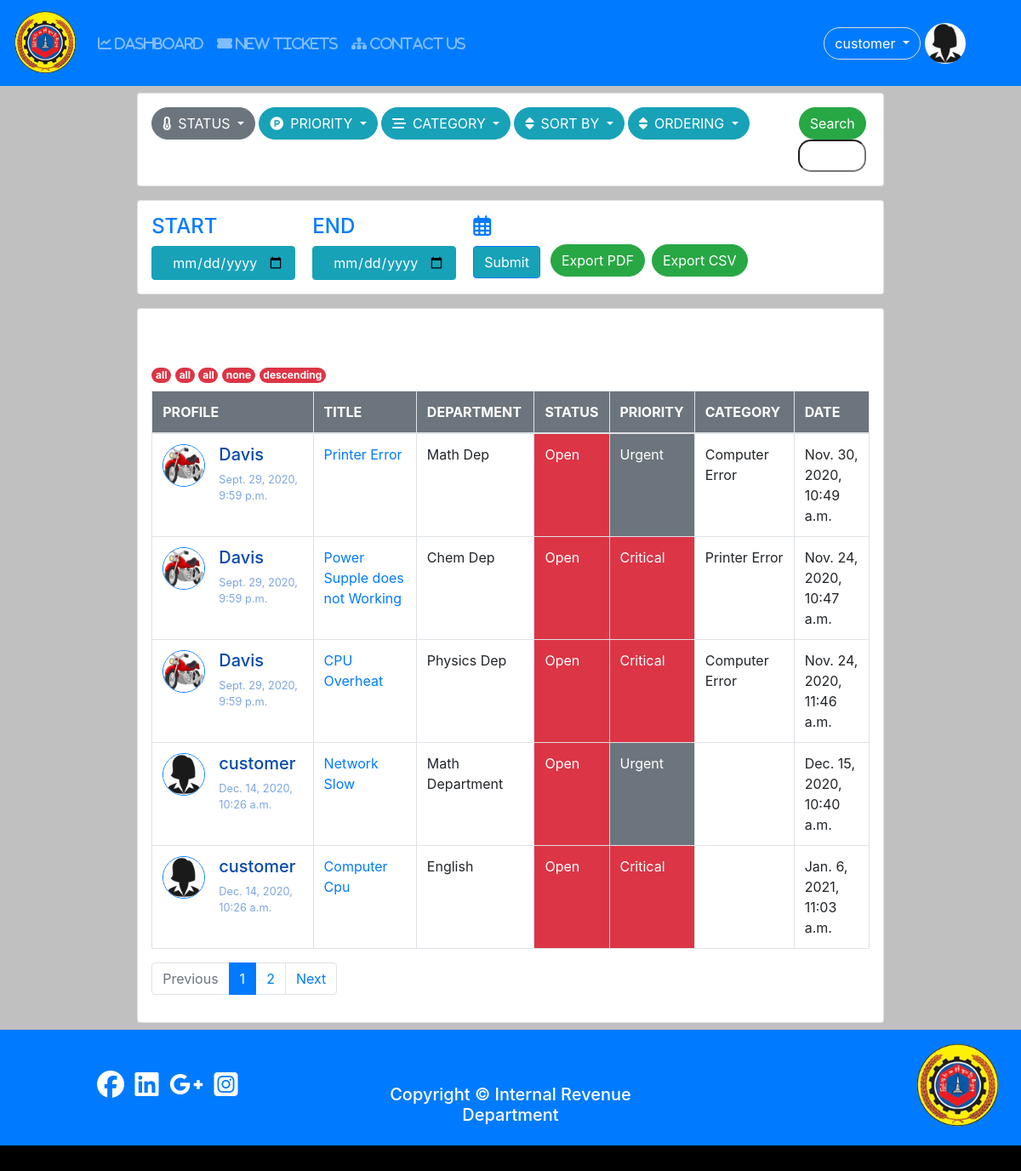
Page /tickets (signed in) on the earlier database version.
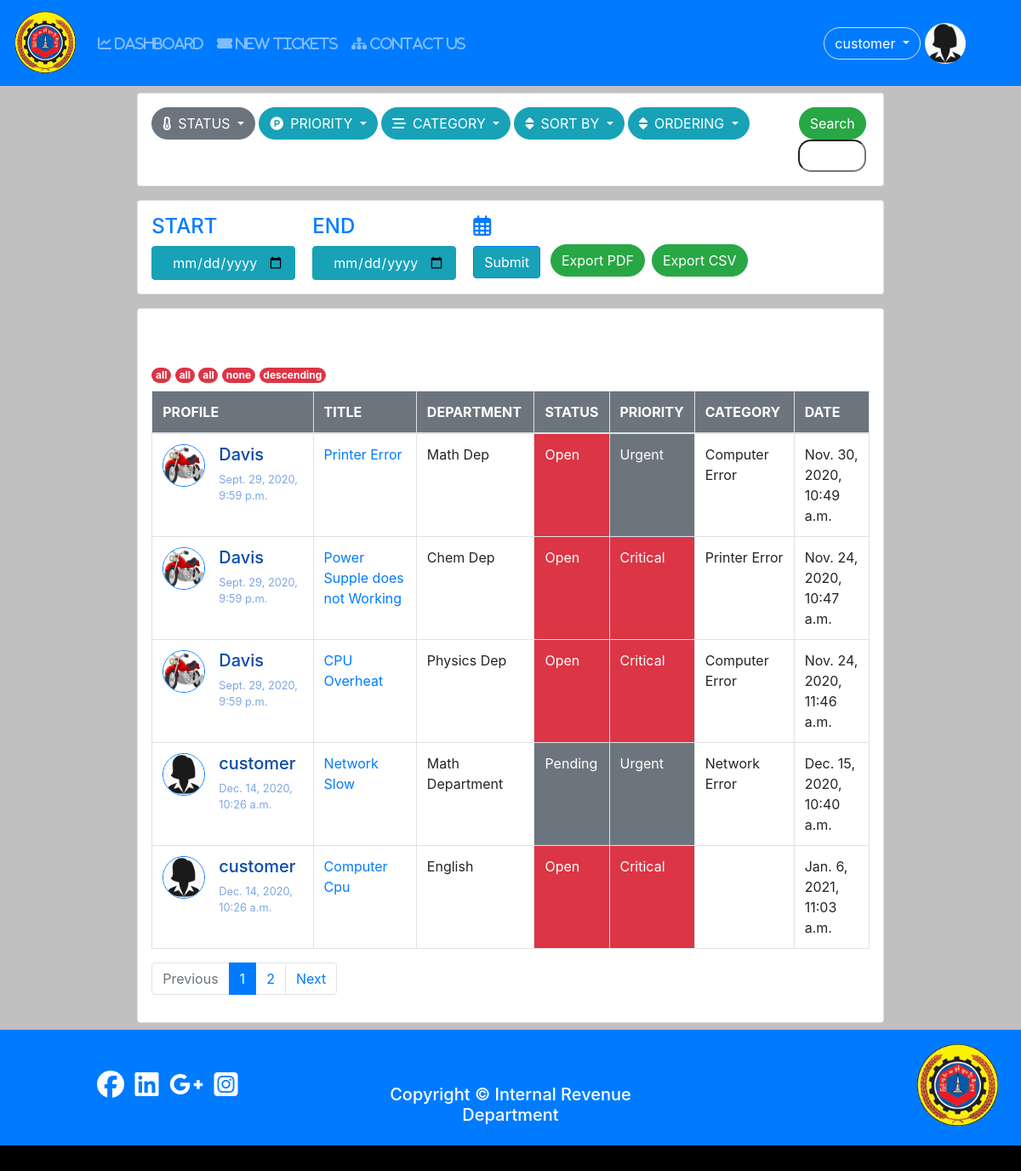
Same page on the later database version.
### tickets/models.py (models this page shows, shortened)
class Tickets(models.Model):
	user = models.ForeignKey(User,on_delete=models.CASCADE);
	category = models.ForeignKey(Category,on_delete=models.CASCADE,blank=True,null=True);
	name = models.CharField(max_length = 200);
	subject = models.CharField(max_length = 300);
	description = models.TextField();
	attachment = models.FileField(upload_to = "tickets/files/",null=True,blank=True);
	STATUS_CHOICES = (
						('Open','open'), # (Key,value)
						('Pending','pending'),
						('Closed','closed')
					 );
	SET_PRIORITY = (
					('critical','Critical'),
					('urgent','Urgent'),
					('normal','Normal'),
					('not_important','Not Important'),
				   );
	status = models.CharField(max_length=100,choices=STATUS_CHOICES,default='Open');
	priority = models.CharField(max_length=100,choices= SET_PRIORITY,default = 'not_important');
	created = models.DateTimeField(auto_now_add =True);
	updated = models.DateTimeField(auto_now = True);

class Category(models.Model):
	name = models.CharField(max_length=150);
	slug = models.SlugField(max_length=150,unique=True);

### user/models.py (models this page shows, shortened)
class Profile(models.Model):#User
	user = models.OneToOneField(settings.AUTH_USER_MODEL,on_delete=models.CASCADE);
	photo = models.ImageField(null=True,blank=True,default='default.jpg');
	birthday = models.DateField(null=True,blank=True);
	phone = models.CharField(max_length=20,null=True,blank=True);
	address = models.TextField(null=True,blank=True);
	category = models.ForeignKey(Category,on_delete=models.CASCADE,blank=True,null=True);
	GENDER = (
				('other','Other'), # (Key,value)
				('male','Male'),
				('female','Female')
			);
	gender = models.CharField(max_length=100,choices = GENDER,default='other');

### tickets/views.py (the view)
# urls.py: path('',include('tickets.urls')),
@login_required
def tickets(request):
	categories = Category.objects.all();
	tickets,cat_none = tickets_filter(request);
	clear = False;
	if date['start-date'] and date['end-date']:
		clear = True;
	else:
		clear = False;
	paginator,page_obj,tickets,page = paginated(request,tickets,5);
	return render(request,'tickets/tickets.html',{'nav_ticket':'active',
												  'categories':categories,
												  'tickets':tickets,
												  'find':find,
												  'cat_none':cat_none,
												  'page_obj':page_obj,
												  'paginator':paginator,
												  'page':int(page),
												  'clear':clear,
													});

### tickets/views.py (called while the page is built)
def paginated(request,objects,number):
	paginator = Paginator(objects,number);
	try:
		page = request.GET.get('page'); # page no variable
		page_obj =paginator.get_page(page);
		objects = paginator.page(page);
	except PageNotAnInteger:
		page = 1;
		page_obj = paginator.get_page(1);
		objects = paginator.page(1);
	return paginator,page_obj,objects,page;

### tickets/templates/tickets/tickets.html
{% extends 'user/base.html' %}
{% block content %}
	{% include 'tickets/ticket_mgmt.html' %}
	{% include 'tickets/tickets_view.html' %}
{% endblock %}

### tickets/templates/tickets/tickets_view.html (shortened to what this page needs)
<div class="d-flex justify-content-center">
	<div class="card p-3 m-2 w-75">
<div class="mt-5">
<span class="badge badge-danger rounded-pill">{{find.status}}</span>
<span class="badge badge-danger rounded-pill">{{find.priority}}</span>
{% if find.category == 'all' and cat_none == False %}
	<span class="badge badge-danger rounded-pill">all</span>
{% endif %}
<span class="badge badge-danger rounded-pill">{{find.sort}}</span>
<span class="badge badge-danger rounded-pill">{{find.order}}</span>
</div>
<table class="table table-bordered mt-2">
	<thead class="bg-secondary">
		<tr>
			<th scope="col" class="text-white">PROFILE</th>
			<th scope="col" class="text-white">TITLE</th>
			<th scope="col" class="text-white">DEPARTMENT</th>
			<th scope="col" class="text-white">STATUS</th>
			<th scope="col" class="text-white">PRIORITY</th>
			<th scope="col" class="text-white">CATEGORY</th>
			<th scope="col" class="text-white">DATE</th>
			<tbody>
		{% for ticket in tickets  %}
			<tr>
				<td>
					<div style="display: inline-flex;">
						<a href="{% url 'user-detail-view' id=ticket.user.id %}">
							<img src="{{ticket.user.profile.photo.url}}" alt="profile"
							width="50" height="50"
							class="border border-primary rounded-circle mr-3">
						</a>
						<div>
							<a href="{% url 'user-detail-view' id=ticket.user.id %}">
								<h5 style="color: #0849AA;">{{ticket.user.username}}</h5>
							</a>
							<p style="font-size: 0.8em;color: #7EA6E0;">{{ticket.user.date_joined}}</p>
						</div>
					</div>
				</td>
				<td>
					<a href="{% url 'ticket-detail' id=ticket.id %}">
					{{ticket.subject}}
					</a>
				</td>
				<td>{{ticket.name}}</td>
				{% if ticket.status == 'Open' %}
				<td class="bg-danger text-white">Open</td>
				{% elif ticket.status == 'Closed' %}
				<td class="bg-success text-white">Close</td>
				{% else %}
				<td class="bg-secondary text-white">Pending</td>
				{% endif %}
				{% if ticket.priority == 'critical' %}
				<td class="bg-danger text-white">Critical</td>
				{% elif ticket.priority == 'urgent' %}
				<td class="bg-secondary text-white">Urgent</td>
				{% elif ticket.priority == 'normal' %}
				<td class="bg-primary text-white">Normal</td>
				{% else %}
				<td class="bg-success text-white">Not Important</td>
				{% endif %}
				<td>{{ticket.category.name}}</td>
				<td>{{ticket.created}}</td>
			</tr>
		{% endfor %}
	</tbody>
		</tr>
	</thead>
</table>
{% include 'tickets/paginator.html' %}
</div>
</div>

Differences in the rows shown:
changed Tickets "Network Slow": category.name (not shown) → "Network Error"; status "Open" → "Pending"
